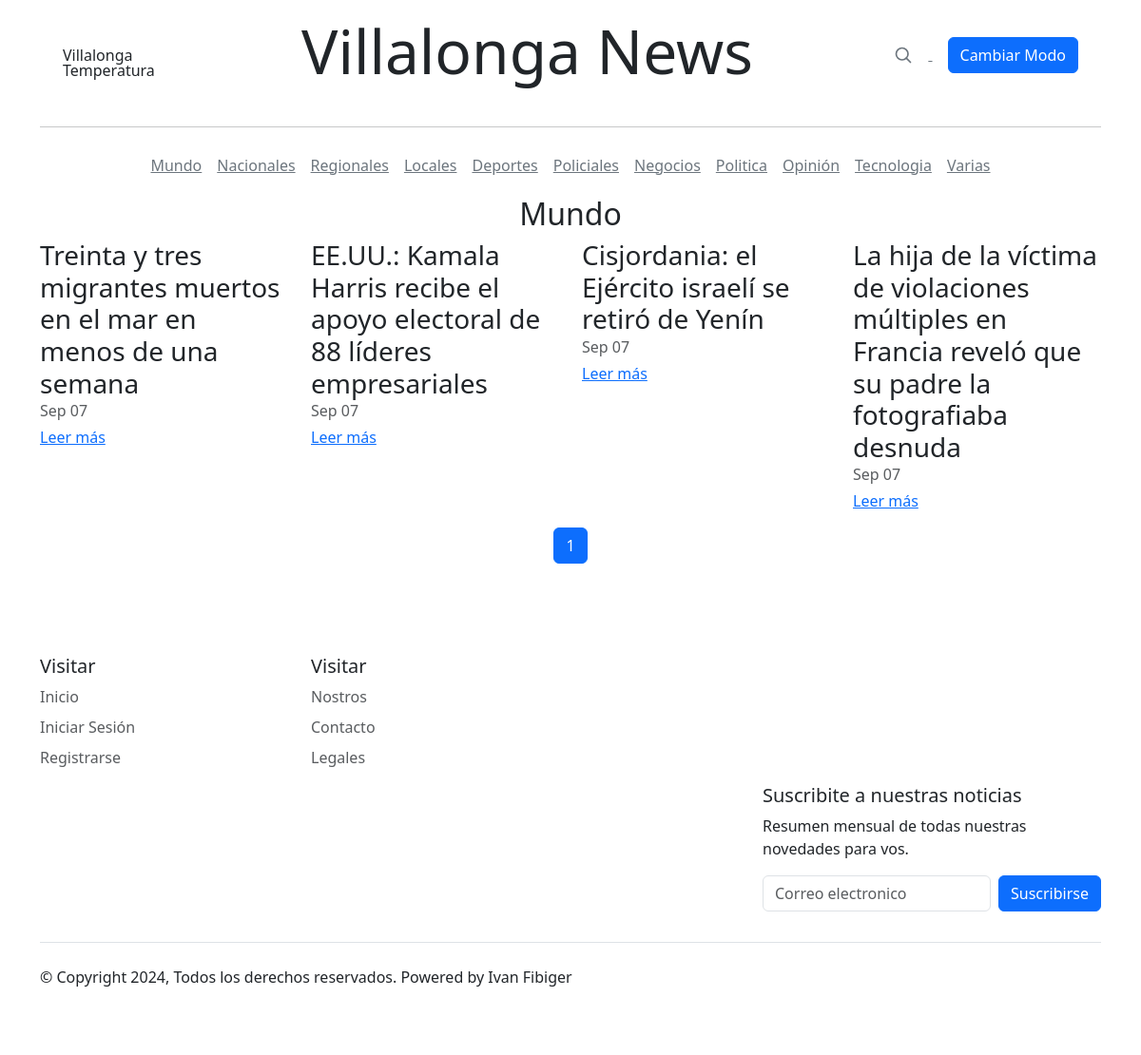
The app's page /categoria/Mundo/ with its own data.
### core/models.py (models this page shows, shortened)
class Category(models.Model):
    name = models.CharField(max_length=60, unique=True)

class Article(models.Model):
    title = models.CharField(max_length=250)
    lead = models.TextField(null=True)
    body = models.TextField()
    media = models.FileField(upload_to='media/', null=True, blank=True)
    media_footer = models.CharField(max_length=250, blank=True)
    author = models.ForeignKey(User, on_delete=models.CASCADE, related_name='articles')
    category = models.ForeignKey(Category, on_delete=models.CASCADE)
    published_date = models.DateTimeField(auto_now_add=True)
    updated_date = models.DateTimeField(auto_now=True)
    is_featured = models.BooleanField(default=False)
    is_important = models.BooleanField(default=False)
    class Meta:
        ordering = ['-published_date']

### core/views.py (the view)
# urls.py: path('categoria/<str:category_name>/', views.category_detail, name='category_detail'),
def category_detail(request, category_name):
    category = get_object_or_404(Category, name=category_name)
    articles = Article.objects.filter(category=category).order_by('-published_date')
    paginator = Paginator(articles, 4)
    page_number = request.GET.get('page', 1)
    try:
        page = paginator.get_page(page_number)
    except PageNotAnInteger:
        page = paginator.page(1)
    except EmptyPage:
        page = paginator.page(paginator.num_pages)
    return render(request, 'secciones.html', {
        'category': category,
        'page': page,
    })

### core/templates/secciones.html (shortened to what this page needs)
<!DOCTYPE html>
<html lang="es">
<head>
  <link href="https://cdn.jsdelivr.net/npm/bootstrap@5.3.2/dist/css/bootstrap.min.css" rel="stylesheet"
>
  <link rel="stylesheet" type="text/css"
    href="https://cdnjs.cloudflare.com/ajax/libs/slick-carousel/1.8.1/slick.min.css" />
  <link rel="stylesheet" type="text/css"
    href="https://cdnjs.cloudflare.com/ajax/libs/slick-carousel/1.8.1/slick-theme.min.css" />
  <link rel="stylesheet" href="blog.css">
</head>
<body>
  <div class="container">
    <div class="container">
      <header class="blog-header lh-1 py-3">
        <div class="container">
          <div class="row flex-nowrap justify-content-between align-items-center">
            <div class="col-4 col-sm-2">
              <div id="weatherWidget" class="tie-weather-widget is-animated d-none d-sm-block" title="Weather">
                <div class="weather-wrap">
                  <div class="weather-forecast-day small-weather-icons">
                    <div class="weather-icon">
                    </div>
                  </div>
                  <div class="city-data">
                    <span id="cityName">Villalonga</span>
                    <span id="weatherTemp" class="weather-current-temp">Temperatura</span>
                  </div>
                </div>
              </div>
            </div>
            <div class="col-4 col-sm-6 text-center">
              <h1 class="display-3 text-center"><a class="blog-header-logo text-dark" href="#"
                  id="titulo-principal">Villalonga News</a></h1>
            </div>
            <div class="col-4 col-sm-3 text-end">
              <div id="collapseButtons" class="collapse d-sm-block">
                <a class="link-secondary me-3 d-none d-sm-inline" href="#" aria-label="Search">
                  <svg xmlns="http://www.w3.org/2000/svg" width="20" height="20" fill="none" stroke="currentColor"
                    stroke-linecap="round" stroke-linejoin="round" stroke-width="2" class="mx-3" role="img"
                    viewBox="0 0 24 24">
                    <title>Search</title>
                    <circle cx="10.5" cy="10.5" r="7.5"></circle>
                    <path d="M21 21l-5.2-5.2"></path>
                  </svg>
                </a>
                <button id="modoBtn" class="btn btn-primary">Cambiar Modo</button>
              </div>
            </div>
          </div>
        </div>
      </header>
    </div>
    <hr>
    <div class="nav-scroller py-1 mb-2">
      <nav class="nav d-flex justify-content-center">
        <a class="p-2 link-secondary" href="#">Mundo</a>
        <a class="p-2 link-secondary" href="#">Nacionales</a>
        <a class="p-2 link-secondary" href="#">Regionales</a>
        <a class="p-2 link-secondary" href="#">Locales</a>
        <a class="p-2 link-secondary" href="#">Deportes</a>
        <a class="p-2 link-secondary" href="#">Policiales</a>
        <a class="p-2 link-secondary" href="#">Negocios</a>
        <a class="p-2 link-secondary" href="#">Politica</a>
        <a class="p-2 link-secondary" href="#">Opinión</a>
        <a class="p-2 link-secondary" href="#">Tecnologia</a>
        <a class="p-2 link-secondary" href="#">Varias</a>
      </nav>
    </div>
  </div>
  <div class="container">
    <main class="mb-5">
      <h2 class="text-center">{{ category.name }}</h2>
      <div class="row">
        {% for article in page %}
          <div class="col-md-3 mb-3">
            <h3 class="mb-0">{{ article.title }}</h3>
            <div class="mb-1 text-muted">{{ article.published_date|date:"M d" }}</div>
            <a href="{{ article.get_absolute_url }}" class="stretched-link">Leer más</a>
          </div>
        {% empty %}
          <p>No hay artículos disponibles en esta categoría.</p>
        {% endfor %}
      </div>
      <nav aria-label="Page navigation">
        <ul class="pagination justify-content-center">
          {% for num in page.paginator.page_range %}
            <li class="page-item {% if page.number == num %}active{% endif %}">
              <a class="page-link" href="?page={{ num }}">{{ num }}</a>
            </li>
          {% endfor %}
        </ul>
      </nav>
    </main>
  </div>
  <div class="container">
    <footer class="py-5">
      <div class="row">
        <div class="col-3 col-md-3 mb-2">
          <h5>Visitar</h5>
          <ul class="nav flex-column">
            <li class="nav-item mb-2"><a href="#" class="nav-link p-0 text-body-secondary">Inicio</a></li>
            <li class="nav-item mb-2"><a href="#" class="nav-link p-0 text-body-secondary">Iniciar Sesión</a></li>
            <li class="nav-item mb-2"><a href="#" class="nav-link p-0 text-body-secondary">Registrarse</a></li>
          </ul>
        </div>
        <div class="col-3 col-md-3 mb-2">
          <h5>Visitar</h5>
          <ul class="nav flex-column">
            <li class="nav-item mb-2"><a href="#" class="nav-link p-0 text-body-secondary">Nostros</a></li>
            <li class="nav-item mb-2"><a href="#" class="nav-link p-0 text-body-secondary">Contacto</a></li>
            <li class="nav-item mb-2"><a href="#" class="nav-link p-0 text-body-secondary">Legales</a></li>
          </ul>
        </div>
        <div class="col-md-4 offset-md-8 mb-2">
          <form>
            <h5>Suscribite a nuestras noticias</h5>
            <p>Resumen mensual de todas nuestras novedades para vos.</p>
            <div class="d-flex flex-column flex-sm-row w-100 gap-2">
              <input id="newsletter1" type="text" class="form-control" placeholder="Correo electronico">
              <button class="btn btn-primary" type="button">Suscribirse</button>
            </div>
          </form>
        </div>
      </div>
      <div class="d-flex flex-column flex-sm-row justify-content-between py-4 my-4 border-top">
        <p>© Copyright 2024, Todos los derechos reservados. Powered by Ivan Fibiger</p>
        <ul class="list-unstyled d-flex">
          <li class="ms-3"><a class="link-dark" href="#"><svg class="bi" width="24" height="24">
                <use xlink:href="#twitter" /></svg></a></li>
          <li class="ms-3"><a class="link-dark" href="#"><svg class="bi" width="24" height="24">
                <use xlink:href="#instagram" /></svg></a></li>
          <li class="ms-3"><a class="link-dark" href="#"><svg class="bi" width="24" height="24">
                <use xlink:href="#facebook" /></svg></a></li>
        </ul>
      </div>
    </footer>
  </div>
</body>
</html>

### static/css/blog.css (style rules this page uses)
.container { position: relative; }
#titulo-principal { text-decoration: none; }

### records on screen
Category: name "Mundo"
Article: title "Treinta y tres migrantes muertos en el mar en menos de una semana", published_date "Sep 07"
Article: title "EE.UU.: Kamala Harris recibe el apoyo electoral de 88 líderes empresariales", published_date "Sep 07"
Article: title "Cisjordania: el Ejército israelí se retiró de Yenín", published_date "Sep 07"
Article: title "La hija de la víctima de violaciones múltiples en Francia reveló que su padre la fotografiaba desnuda", published_date "Sep 07"

### other values on screen
{{ num }} "1"
